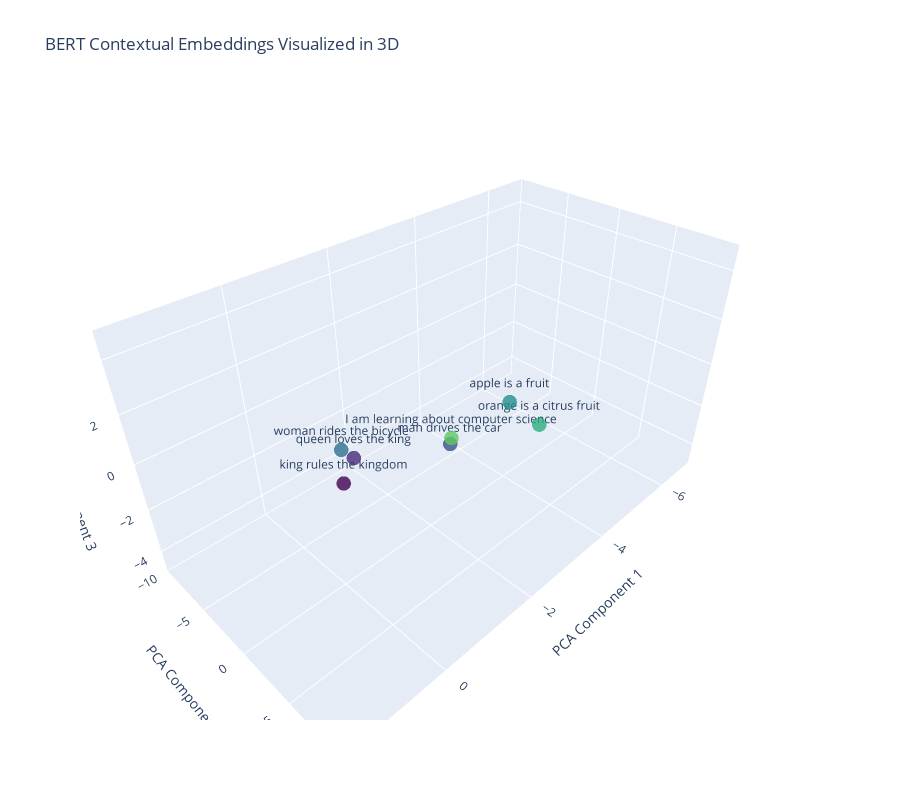

The notebook cell this image was saved under:
### Code cell
import torch
from transformers import BertModel, BertTokenizer
import numpy as np
import plotly.graph_objects as go
from sklearn.decomposition import PCA

# Load pre-trained model tokenizer (vocabulary)
tokenizer = BertTokenizer.from_pretrained('bert-base-uncased')

# Load pre-trained model
model = BertModel.from_pretrained('bert-base-uncased')

# Encode text
text = """king rules the kingdom
queen loves the king
man drives the car
woman rides the bicycle
apple is a fruit
orange is a citrus fruit
I am learning about computer science
The student is eating and apple
""".split('\n')

tokens = {txt: tokenizer(txt, return_tensors='pt', padding=True, truncation=True) for txt in text}

# Extract embeddings
with torch.no_grad():
    embeddings = {txt: model(**tokens[txt])[0][:, 0, :].numpy() for txt in text}  # Use the [CLS] token

# Collect all embeddings into one matrix for PCA
all_embeddings = np.array([embeddings[txt].flatten() for txt in text])

# Reduce dimensions to 3D using PCA
pca = PCA(n_components=3)
reduced_embeddings = pca.fit_transform(all_embeddings)

# Plotting using plotly for interactive 3D plot
fig = go.Figure(data=[go.Scatter3d(
    x=reduced_embeddings[:, 0],
    y=reduced_embeddings[:, 1],
    z=reduced_embeddings[:, 2],
    mode='markers+text',
    text=text,
    marker=dict(
        size=5,
        color=np.linspace(0, 1, len(reduced_embeddings)),  # Color by position along the array
        colorscale='Viridis',  # Change this for different color schemes
        opacity=0.8
    ),
    textposition='top center'
)])

fig.update_layout(
    height=800,
    title_text='BERT Contextual Embeddings Visualized in 3D',
    scene=dict(
        xaxis_title='PCA Component 1',
        yaxis_title='PCA Component 2',
        zaxis_title='PCA Component 3',
        xaxis=dict(range=[-7, 2]),  # Adjust x-axis range
        yaxis=dict(range=[-10, 10]),  # Adjust y-axis range
        zaxis=dict(range=[-5, 5])   # Adjust z-axis range        
    )
)

fig.show()

### Figure 1 — Plotly figure (JSON) as saved in the notebook; plotly's stock layout.template omitted (floating-point values rounded to 4 significant figures)
{"data": [{"marker": {"color": [0, 0.125, 0.25, 0.375, 0.5, 0.625, 0.75, 0.875, 1], "colorscale": [[0, "#440154"], [0.1111, "#482878"], [0.2222, "#3e4989"], [0.3333, "#31688e"], [0.4444, "#26828e"], [0.5556, "#1f9e89"], [0.6667, "#35b779"], [0.7778, "#6ece58"], [0.8889, "#b5de2b"], [1, "#fde725"]], "opacity": 0.8, "size": 5}, "mode": "markers+text", "text": ["king rules the kingdom", "queen loves the king", "man drives the car", "woman rides the bicycle", "apple is a fruit", "orange is a citrus fruit", "I am learning about computer science", "The student is eating and apple", ""], "textposition": "top center", "type": "scatter3d", "x": [-0.7408, -1.026, -2.541, -0.6325, -2.953, -3.339, -2.232, 0.271, 13.19], "y": [-3.441, -3.583, -0.1732, -2.65, 3.831, 5.285, 1.222, -2.307, 1.817], "z": [-2.282, -1.481, -1.642, -0.3752, 0.8386, -0.1682, -0.6255, 6.405, -0.6698]}], "layout": {"height": 800, "scene": {"xaxis": {"range": [-7, 2], "title": {"text": "PCA Component 1"}}, "yaxis": {"range": [-10, 10], "title": {"text": "PCA Component 2"}}, "zaxis": {"range": [-5, 5], "title": {"text": "PCA Component 3"}}}, "title": {"text": "BERT Contextual Embeddings Visualized in 3D"}}}
